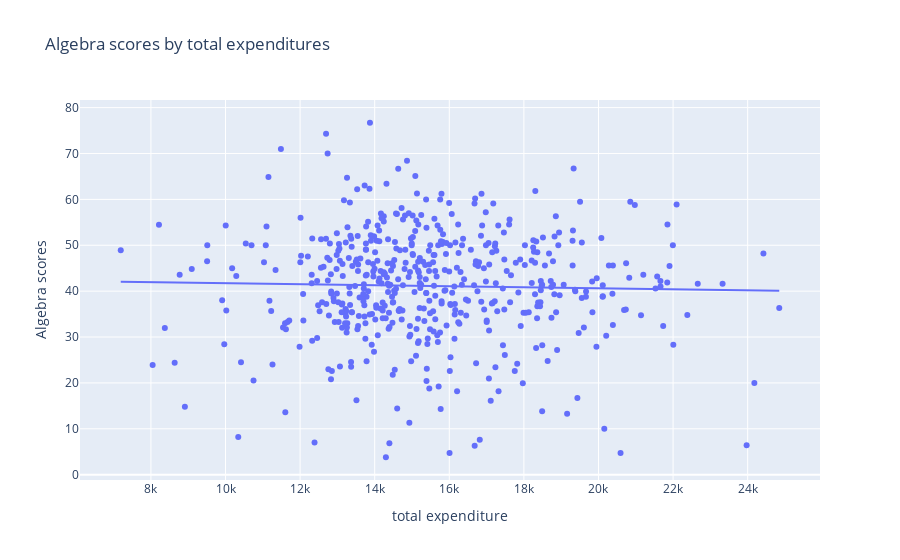

The cell this chart's notebook holds for it:
### Code cell
px.scatter(x=algebra_df['Total'],y=algebra_df['Proficient'],trendline="ols", labels={'x':"total expenditure", "y":"Algebra scores"},title="Algebra scores by total expenditures")

### Figure 1 — Plotly figure (JSON) as saved in the notebook; plotly's stock layout.template omitted (floating-point values rounded to 4 significant figures; data arrays with more than 128 entries replaced by an {"elided": "..."} marker saying what was removed)
{"data": [{"hovertemplate": "total expenditure=%{x}<br>Algebra scores=%{y}<extra></extra>", "legendgroup": "", "marker": {"color": "#636efa", "symbol": "circle"}, "mode": "markers", "name": "", "orientation": "v", "showlegend": false, "type": "scatter", "x": {"elided": "520 float values"}, "xaxis": "x", "y": {"elided": "520 float values"}, "yaxis": "y"}, {"hovertemplate": "<b>OLS trendline</b><br>y = -0.000112882 * x + 42.8745<br>R<sup>2</sup>=0.000745<br><br>total expenditure=%{x}<br>Algebra scores=%{y} <b>(trend)</b><extra></extra>", "legendgroup": "", "marker": {"color": "#636efa", "symbol": "circle"}, "mode": "lines", "name": "", "showlegend": false, "type": "scatter", "x": {"elided": "520 float values"}, "xaxis": "x", "y": {"elided": "520 float values"}, "yaxis": "y"}], "layout": {"legend": {"tracegroupgap": 0}, "title": {"text": "Algebra scores by total expenditures"}, "xaxis": {"anchor": "y", "domain": [0, 1], "title": {"text": "total expenditure"}}, "yaxis": {"anchor": "x", "domain": [0, 1], "title": {"text": "Algebra scores"}}}}
